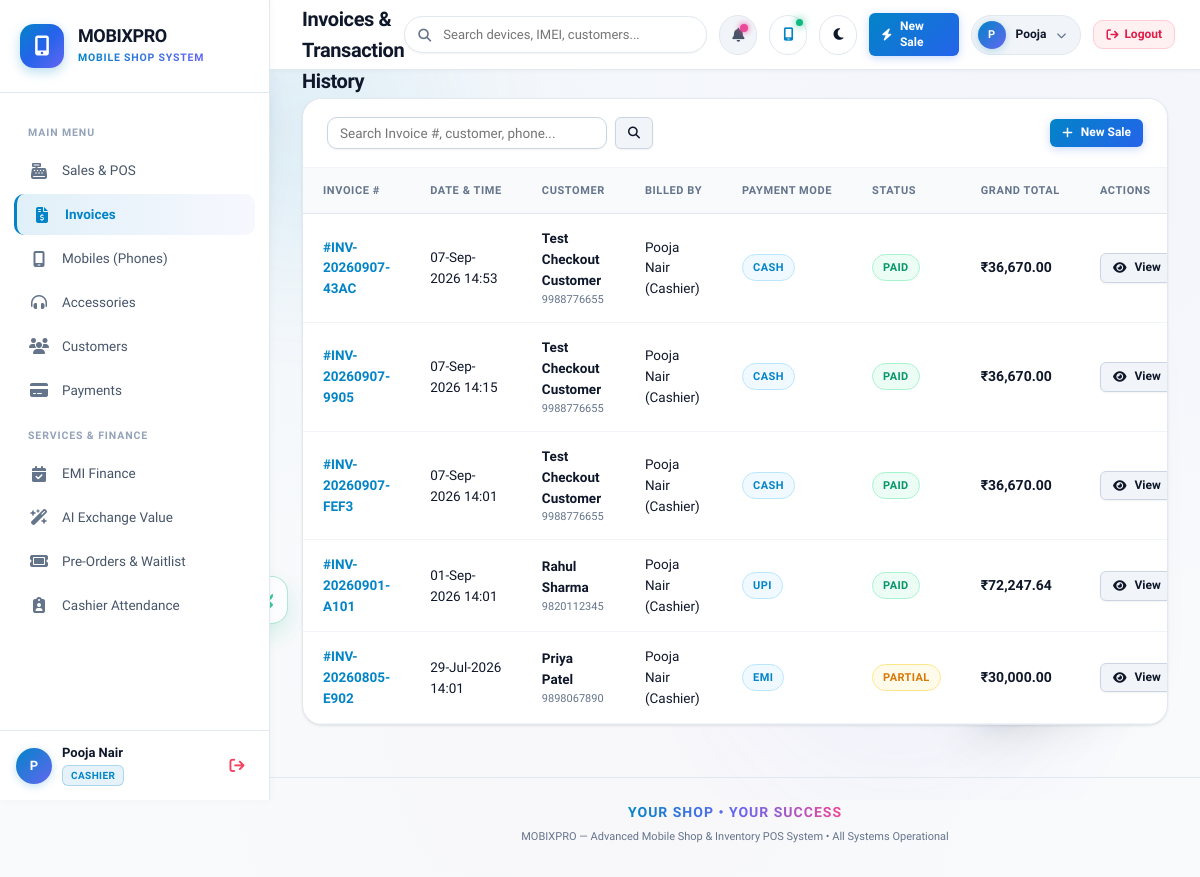
Page /pos/invoices (signed in) on the committed database.
### models.py (models this page shows, shortened)
class Invoice(db.Model):
    __tablename__ = 'invoices'
    id = db.Column(db.Integer, primary_key=True)
    invoice_number = db.Column(db.String(50), unique=True, nullable=False, index=True)
    customer_id = db.Column(db.Integer, db.ForeignKey('customers.id'), nullable=False)
    user_id = db.Column(db.Integer, db.ForeignKey('users.id'), nullable=False)
    subtotal = db.Column(db.Float, default=0.0)
    tax_rate = db.Column(db.Float, default=18.0)  # GST %
    tax_amount = db.Column(db.Float, default=0.0)
    discount_amount = db.Column(db.Float, default=0.0)
    exchange_discount = db.Column(db.Float, default=0.0)
    final_total = db.Column(db.Float, default=0.0)
    payment_mode = db.Column(db.String(30), default='Cash')  # Cash, UPI, Card, EMI, Split
    payment_status = db.Column(db.String(20), default='Paid')  # Paid, Partial, Pending
    notes = db.Column(db.Text, nullable=True)
    created_at = db.Column(db.DateTime, default=datetime.utcnow, index=True)
    items = db.relationship('InvoiceItem', backref='invoice', lazy=True, cascade='all, delete-orphan')
    emi_account = db.relationship('EMIAccount', backref='invoice', uselist=False, lazy=True)
    exchange_record = db.relationship('ExchangeRecord', backref='invoice', uselist=False, lazy=True)
    pre_booking = db.relationship('PreBooking', backref='invoice', uselist=False, lazy=True)

class Customer(db.Model):
    __tablename__ = 'customers'
    id = db.Column(db.Integer, primary_key=True)
    name = db.Column(db.String(120), nullable=False, index=True)
    phone = db.Column(db.String(20), nullable=False, index=True)
    email = db.Column(db.String(120), nullable=True)
    address = db.Column(db.Text, nullable=True)
    outstanding_balance = db.Column(db.Float, default=0.0)
    created_at = db.Column(db.DateTime, default=datetime.utcnow)
    invoices = db.relationship('Invoice', backref='customer', lazy=True, order_by='desc(Invoice.created_at)')
    emi_accounts = db.relationship('EMIAccount', backref='customer', lazy=True)
    repairs = db.relationship('RepairTicket', backref='customer', lazy=True, order_by='desc(RepairTicket.created_at)')
    exchanges = db.relationship('ExchangeRecord', backref='customer', lazy=True)
    pre_bookings = db.relationship('PreBooking', backref='customer', lazy=True, order_by='desc(PreBooking.created_at)')

class User(db.Model):
    __tablename__ = 'users'
    id = db.Column(db.Integer, primary_key=True)
    username = db.Column(db.String(64), unique=True, nullable=False, index=True)
    password_hash = db.Column(db.String(256), nullable=False)
    full_name = db.Column(db.String(120), nullable=False)
    role = db.Column(db.String(20), nullable=False, default='cashier')  # 'admin', 'cashier', 'technician'
    email = db.Column(db.String(120), nullable=True)
    phone = db.Column(db.String(20), nullable=True)
    is_active = db.Column(db.Boolean, default=True)
    created_at = db.Column(db.DateTime, default=datetime.utcnow)
    monthly_salary = db.Column(db.Float, default=18000.0)
    daily_rate = db.Column(db.Float, default=692.31)
    salary_type = db.Column(db.String(20), default='monthly')  # 'monthly', 'daily_wage'
    invoices = db.relationship('Invoice', backref='cashier', lazy=True)
    assigned_repairs = db.relationship('RepairTicket', backref='technician', lazy=True)
    attendances = db.relationship('Attendance', backref='user', lazy=True, cascade="all, delete-orphan")
    salary_advances = db.relationship('SalaryAdvance', backref='user', lazy=True, cascade="all, delete-orphan")
    payroll_records = db.relationship('PayrollRecord', backref='user', lazy=True, cascade="all, delete-orphan")

### routes/pos_routes.py (the view)
@pos_bp.route('/invoices')
@login_required
@roles_accepted('admin', 'cashier')
def invoices_list():
    query = request.args.get('q', '').strip()
    invoices_q = Invoice.query
    if query:
        invoices_q = invoices_q.join(Customer).filter(
            (Invoice.invoice_number.ilike(f'%{query}%')) |
            (Customer.name.ilike(f'%{query}%')) |
            (Customer.phone.ilike(f'%{query}%'))
        )
    invoices = invoices_q.order_by(Invoice.created_at.desc()).all()
    return render_template('pos/invoices_list.html', invoices=invoices, q=query)

### routes/auth_routes.py (called while the page is built)
def login_required(f):
    @wraps(f)
    def decorated_function(*args, **kwargs):
        if 'user_id' not in session:
            flash("Please sign in to access this page.", "warning")
            return redirect(url_for('auth.login', next=request.url))
        return f(*args, **kwargs)
    return decorated_function

def roles_accepted(*roles):
    def decorator(f):
        @wraps(f)
        def decorated_function(*args, **kwargs):
            if 'user_id' not in session:
                return redirect(url_for('auth.login'))
            user_role = session.get('role', '')
            if user_role not in roles and 'admin' != user_role:
                flash(f"Access Denied: Your role '{user_role.capitalize()}' does not have permission for this action.", "danger")
                return redirect(url_for('dashboard.index'))
            return f(*args, **kwargs)
        return decorated_function
    return decorator

### templates/pos/invoices_list.html (shortened to what this page needs)
{% extends 'base.html' %}
{% block content %}
<div class="card">
  <div class="card-header">
    <div style="display: flex; align-items: center; gap: 12px;">
      <form method="GET" action="{{ url_for('pos.invoices_list') }}" style="display: flex; gap: 8px;">
        <input type="text" name="q" value="{{ q }}" placeholder="Search Invoice #, customer, phone..." class="form-control" style="width: 280px; padding: 7px 12px;">
        <button type="submit" class="btn btn-secondary btn-sm"><i class="fas fa-search"></i></button>
      </form>
    </div>
    <a href="{{ url_for('pos.billing') }}" class="btn btn-primary btn-sm">
      <i class="fas fa-plus"></i> New Sale
    </a>
  </div>
  <div class="card-body" style="padding: 0;">
    <div class="table-responsive">
      <table class="custom-table">
        <thead>
          <tr>
            <th>Invoice #</th>
            <th>Date & Time</th>
            <th>Customer</th>
            <th>Billed By</th>
            <th>Payment Mode</th>
            <th>Status</th>
            <th>Grand Total</th>
            <th>Actions</th>
          </tr>
        </thead>
        <tbody>
          {% for inv in invoices %}
          <tr>
            <td>
              <strong style="font-size: 13.5px; color: var(--primary);">#{{ inv.invoice_number }}</strong>
            </td>
            <td>{{ inv.created_at.strftime('%d-%b-%Y %H:%M') }}</td>
            <td>
              <strong>{{ inv.customer.name }}</strong>
              <div style="font-size: 11px; color: var(--text-muted);">{{ inv.customer.phone }}</div>
            </td>
            <td>{{ inv.cashier.full_name }}</td>
            <td><span class="badge badge-info">{{ inv.payment_mode }}</span></td>
            <td>
              <span class="badge {% if inv.payment_status == 'Paid' %}badge-success{% else %}badge-warning{% endif %}">
                {{ inv.payment_status }}
              </span>
            </td>
            <td style="font-weight: 800; font-size: 14px; color: var(--text-main);">
              ₹{{ "{:,.2f}".format(inv.final_total) }}
            </td>
            <td>
              <div style="display: flex; gap: 6px;">
                <a href="{{ url_for('pos.view_invoice', invoice_id=inv.id) }}" class="btn btn-secondary btn-sm" title="View & Print">
                  <i class="fas fa-eye"></i> View
                </a>
              </div>
            </td>
          </tr>
          {% else %}
          <tr>
            <td colspan="8" style="text-align: center; color: var(--text-muted); padding: 32px;">
              No invoices found.
            </td>
          </tr>
          {% endfor %}
        </tbody>
      </table>
    </div>
  </div>
</div>
{% endblock %}

### rows in the picture
Invoice: invoice_number "INV-20260907-43AC", created_at "07-Sep-2026 14:53", customer.name "Test Checkout Customer", customer.phone "9988776655", cashier.full_name "Pooja Nair (Cashier)", payment_mode "CASH", payment_status "PAID", final_total "36,670.00"
Invoice: invoice_number "INV-20260907-9905", created_at "07-Sep-2026 14:15", customer.name "Test Checkout Customer", customer.phone "9988776655", cashier.full_name "Pooja Nair (Cashier)", payment_mode "CASH", payment_status "PAID", final_total "36,670.00"
Invoice: invoice_number "INV-20260907-FEF3", created_at "07-Sep-2026 14:01", customer.name "Test Checkout Customer", customer.phone "9988776655", cashier.full_name "Pooja Nair (Cashier)", payment_mode "CASH", payment_status "PAID", final_total "36,670.00"
Invoice: invoice_number "INV-20260901-A101", created_at "01-Sep-2026 14:01", customer.name "Rahul Sharma", customer.phone "9820112345", cashier.full_name "Pooja Nair (Cashier)", payment_mode "UPI", payment_status "PAID", final_total "72,247.64"
Invoice: invoice_number "INV-20260805-E902", created_at "29-Jul-2026 14:01", customer.name "Priya Patel", customer.phone "9898067890", cashier.full_name "Pooja Nair (Cashier)", payment_mode "EMI", payment_status "PARTIAL", final_total "30,000.00"

### other values in the picture
{{ session.get('full_name', 'User')[:1] }} "P"
{{ session.get('full_name', 'Guest').split(' (')[0] }} "Pooja Nair"
{{ session.get('role', 'User') }} "CASHIER"
{{ session.get('full_name', 'A')[:1] }} "P"
{{ session.get('full_name', 'Admin').split(' (')[0].split(' ')[0] }} "Pooja"
